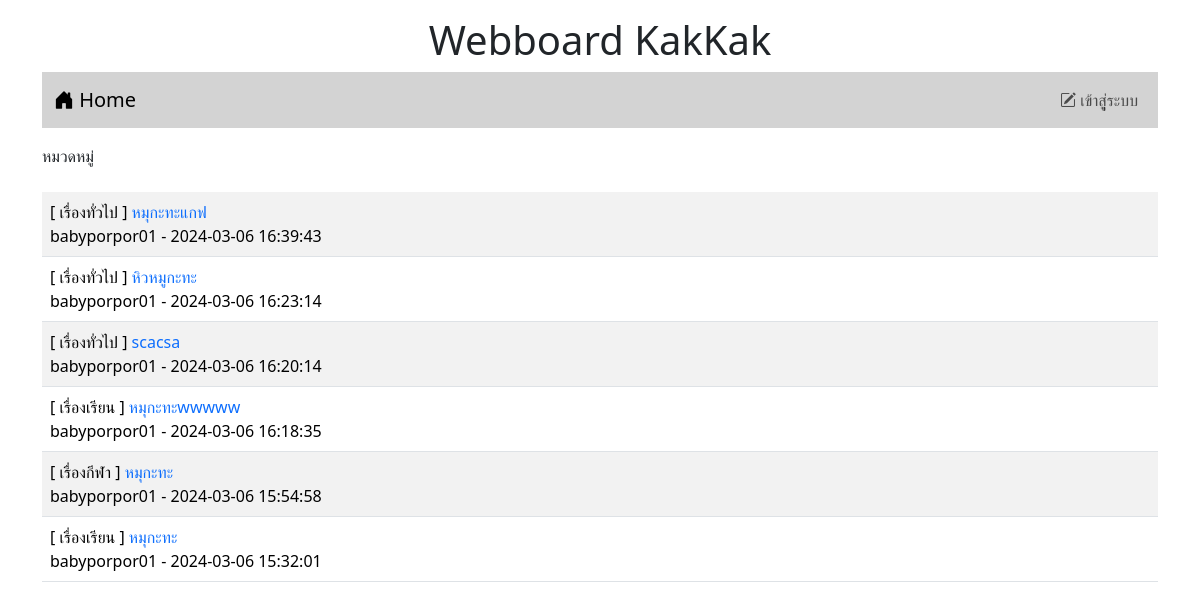
Before: / with the older database file.
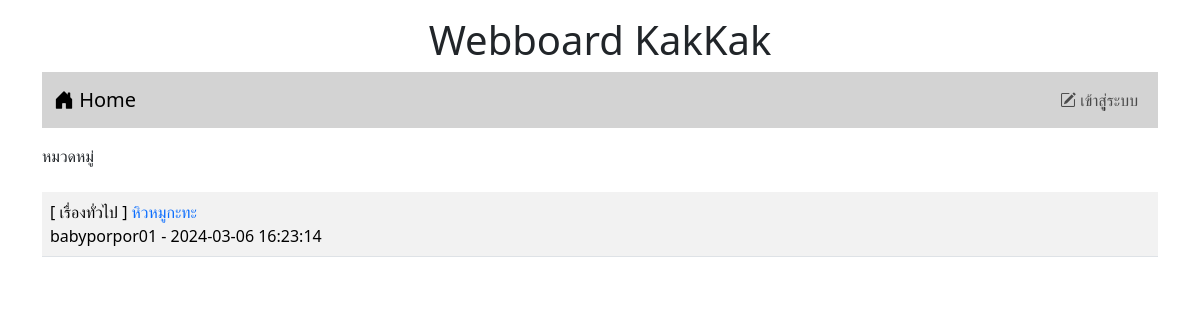
After: the same page with the newer database file.
### tables this page shows
CREATE TABLE `post` (
  `id` int(11) NOT NULL,
  `title` varchar(128) NOT NULL,
  `content` varchar(2048) NOT NULL,
  `post_date` datetime NOT NULL,
  `cat_id` int(11) NOT NULL,
  `user_id` int(11) NOT NULL
);

CREATE TABLE `category` (
  `id` int(11) NOT NULL,
  `name` varchar(32) NOT NULL
);

CREATE TABLE `user` (
  `id` int(11) NOT NULL,
  `login` varchar(32) NOT NULL,
  `password` varchar(64) NOT NULL,
  `name` varchar(64) NOT NULL,
  `gender` char(1) NOT NULL,
  `email` varchar(32) NOT NULL,
  `role` char(1) NOT NULL
);

### index.php (the view, shortened to what this page needs)
<!DOCTYPE html>
<html lang="en">
<head>
    <link rel="stylesheet" href="bootstrap-5.3.2-dist/css/bootstrap.min.css">
    <link rel="stylesheet" href="https://cdn.jsdelivr.net/npm/bootstrap-icons@1.11.3/font/bootstrap-icons.min.css">
</head>
<body>
    <div class="container-lg">
    <h1 style="text-align: center;" class="mt-3">Webboard KakKak </h1>
<?php include "nav.php" ?>
<div class="mt-3 d-flex justify-content-between">
    <div>
    <label>หมวดหมู่</label>
    </div>
</div>
    <table class="table table-striped mt-4 ">
        <?php
            $conn=new PDO("mysql:host=localhost;dbname=webboard; charset=utf8","root" ,"");
            $sql="SELECT t3.name,t1.title,t1.id,t2.login,t1.post_date FROM post as t1
            INNER JOIN user as t2 ON (t1.user_id=t2.id)
            INNER JOIN category as t3 ON (t1.cat_id=t3.id) ORDER BY t1.post_date DESC";
            $result=$conn->query($sql);
            while($row= $result->fetch()){
                echo "<tr><td class='d-flex justify-content-between'>
                <div>[ $row[0] ] <a href=post.php?id=$row[2]
                style=text-decoration:none>$row[1] </a><br>$row[3] - $row[4]</div>";
                echo "</td></tr>";
            }
        ?>
    </table>
    </div>
</body>
</html>

### nav.php (shortened to what this page needs)
<nav class="navbar navbar-expand-lg " style="background-color: #d3d3d3;">
  <div class="container-fluid">
    <a class="navbar-brand" href="index.php" ><i class="bi bi-house-door-fill"></i> Home</a>
      <ul class="navbar-nav">
        <?php
            if(!isset($_SESSION['id'])) {
        ?>
        <li class="nav-item">
          <a class="nav-link " aria-current="page" href="login.php"> <i class="bi bi-pencil-square"></i> เข้าสุู่ระบบ</a>
        </li>
        <?php } ?>
    </div>
</nav>

Changed rows visible on the page:
removed post: category.name "เรื่องทั่วไป", title "หมุกะทะแกฟ", user.login "babyporpor01", post_date "2024-03-06 16:39:43"
removed post: category.name "เรื่องทั่วไป", title "scacsa", user.login "babyporpor01", post_date "2024-03-06 16:20:14"
removed post: category.name "เรื่องเรียน", title "หมุกะทะwwwww", user.login "babyporpor01", post_date "2024-03-06 16:18:35"
removed post: category.name "เรื่องกีฬา", title "หมุกะทะ", user.login "babyporpor01", post_date "2024-03-06 15:54:58"
removed post: category.name "เรื่องเรียน", title "หมุกะทะ", user.login "babyporpor01", post_date "2024-03-06 15:32:01"
